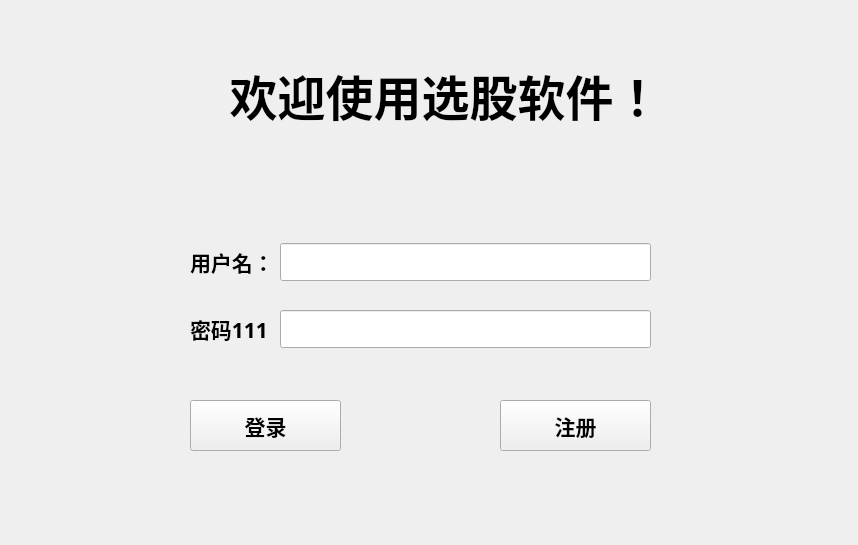
<?xml version="1.0" encoding="UTF-8"?>
<ui version="4.0">
 <class>LoginWindow</class>
 <widget class="QMainWindow" name="LoginWindow">
  <property name="geometry">
   <rect>
    <x>0</x>
    <y>0</y>
    <width>858</width>
    <height>545</height>
   </rect>
  </property>
  <property name="windowTitle">
   <string>登录</string>
  </property>
  <property name="styleSheet">
   <string notr="true"/>
  </property>
  <widget class="QWidget" name="centralwidget">
   <widget class="QPushButton" name="pushButton">
    <property name="geometry">
     <rect>
      <x>190</x>
      <y>400</y>
      <width>151</width>
      <height>51</height>
     </rect>
    </property>
    <property name="font">
     <font>
      <family>Agency FB</family>
      <pointsize>16</pointsize>
      <weight>75</weight>
      <bold>true</bold>
     </font>
    </property>
    <property name="text">
     <string>登录</string>
    </property>
   </widget>
   <widget class="QPushButton" name="pushButton_2">
    <property name="geometry">
     <rect>
      <x>500</x>
      <y>400</y>
      <width>151</width>
      <height>51</height>
     </rect>
    </property>
    <property name="font">
     <font>
      <family>Agency FB</family>
      <pointsize>16</pointsize>
      <weight>75</weight>
      <bold>true</bold>
     </font>
    </property>
    <property name="text">
     <string>注册</string>
    </property>
   </widget>
   <widget class="QLabel" name="label_3">
    <property name="geometry">
     <rect>
      <x>120</x>
      <y>40</y>
      <width>651</width>
      <height>111</height>
     </rect>
    </property>
    <property name="font">
     <font>
      <family>Agency FB</family>
      <pointsize>36</pointsize>
      <weight>75</weight>
      <bold>true</bold>
     </font>
    </property>
    <property name="text">
     <string>欢迎使用选股软件！</string>
    </property>
    <property name="alignment">
     <set>Qt::AlignCenter</set>
    </property>
   </widget>
   <widget class="QWidget" name="layoutWidget">
    <property name="geometry">
     <rect>
      <x>190</x>
      <y>220</y>
      <width>461</width>
      <height>151</height>
     </rect>
    </property>
    <layout class="QGridLayout" name="gridLayout">
     <item row="0" column="0">
      <widget class="QLabel" name="label">
       <property name="font">
        <font>
         <family>Agency FB</family>
         <pointsize>16</pointsize>
         <weight>75</weight>
         <bold>true</bold>
        </font>
       </property>
       <property name="text">
        <string>用户名：</string>
       </property>
      </widget>
     </item>
     <item row="0" column="1">
      <widget class="QLineEdit" name="lineEdit">
       <property name="font">
        <font>
         <family>Agency FB</family>
         <pointsize>16</pointsize>
         <weight>75</weight>
         <bold>true</bold>
        </font>
       </property>
      </widget>
     </item>
     <item row="1" column="0">
      <widget class="QLabel" name="label_2">
       <property name="font">
        <font>
         <family>Agency FB</family>
         <pointsize>16</pointsize>
         <weight>75</weight>
         <bold>true</bold>
        </font>
       </property>
       <property name="text">
        <string>密码111</string>
       </property>
      </widget>
     </item>
     <item row="1" column="1">
      <widget class="QLineEdit" name="lineEdit_2">
       <property name="font">
        <font>
         <family>Agency FB</family>
         <pointsize>16</pointsize>
         <weight>75</weight>
         <bold>true</bold>
        </font>
       </property>
       <property name="echoMode">
        <enum>QLineEdit::Password</enum>
       </property>
      </widget>
     </item>
    </layout>
   </widget>
  </widget>
 </widget>
 <resources/>
 <connections/>
</ui>
